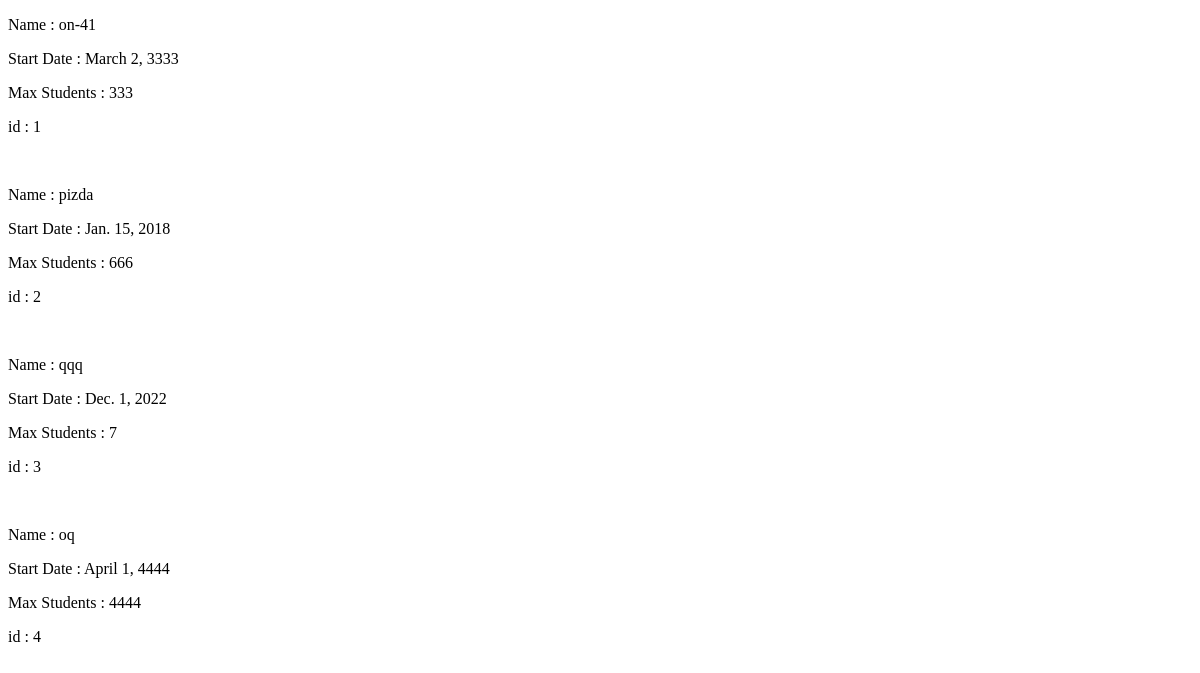
The page /groups/all on the database as committed earlier.
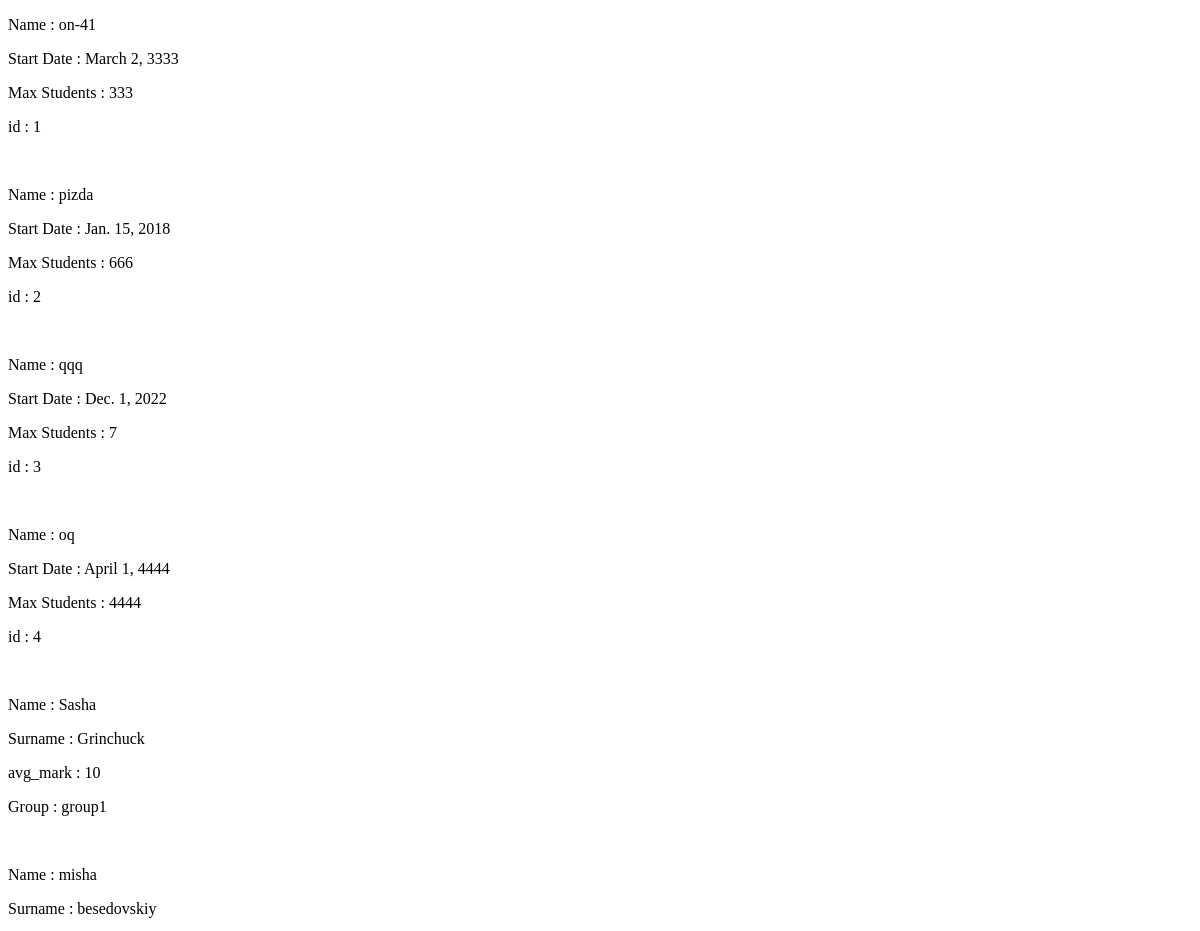
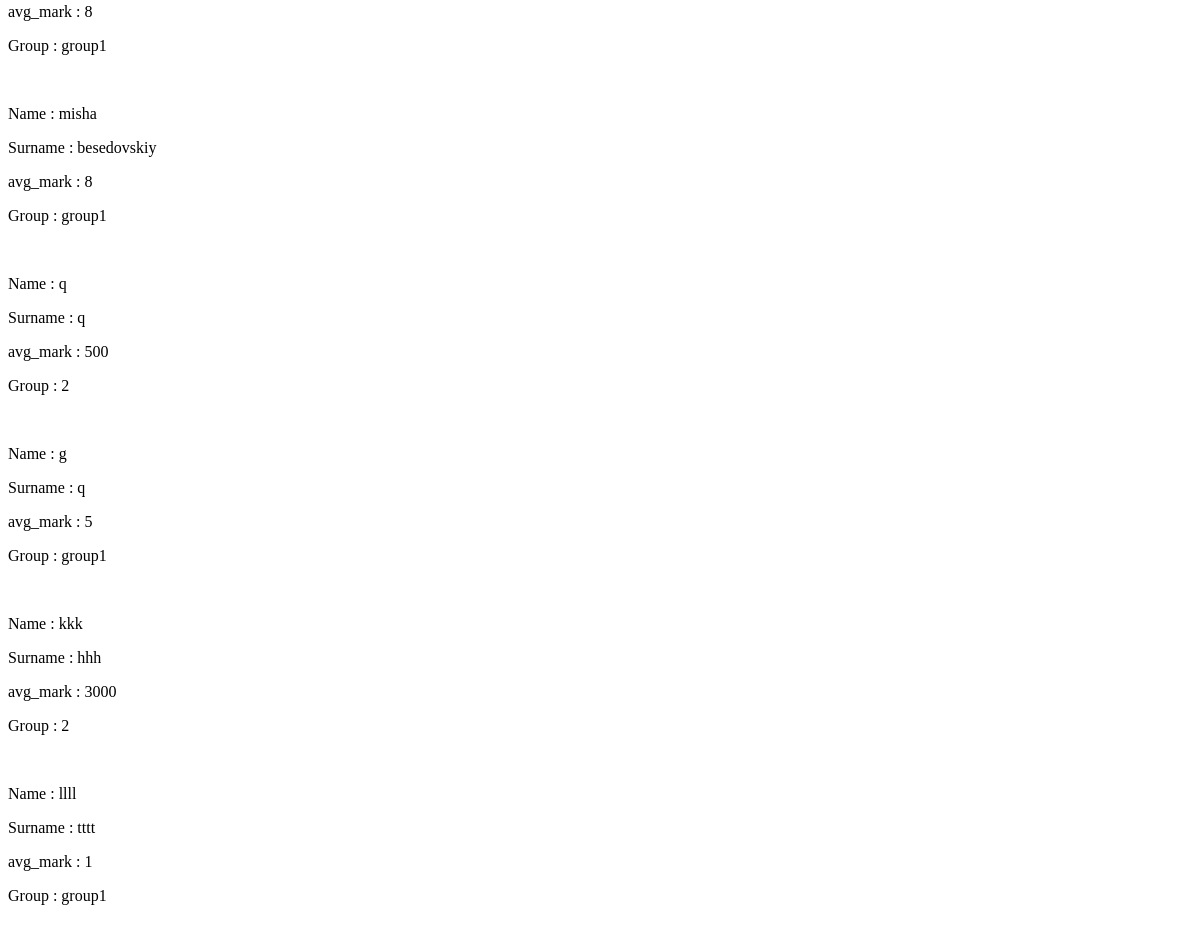
The same page on the database as committed later (2 pictures, top to bottom).
### groups/models.py (models this page shows)
class Group(models.Model):
    name = models.CharField(max_length=255)
    start_date = models.DateField()
    max_students = models.IntegerField()

### students/models.py (models this page shows)
class Student(models.Model):
    name = models.CharField(max_length=255, null=False, blank=False)
    surname = models.CharField(max_length=255, null=False, blank=False)
    avg_mark = models.IntegerField()
    group = models.ForeignKey(Group, on_delete=models.CASCADE, null=False)

### groups/views.py (the view)
# urls.py: path('all', showGroups),
def showGroups(request):
    return HttpResponse(render(request, 'all_group.html', {'groups': Group.objects.all(), 'students': Student.objects.all()}))

### templates/all_group.html (shortened to what this page needs)
<!DOCTYPE html>
<html lang="en">
<head>
</head>
<body>
{% for group in groups %}
    <p> Name : {{ group.name }}</p>
    <p> Start Date : {{ group.start_date }}</p>
    <p> Max Students : {{ group.max_students }}</p>
    <p>id : {{ group.id }}</p>
    <br/>
{% endfor %}
{% for student in students %}
    <p> Name : {{ student.name }}</p>
    <p> Surname : {{ student.surname }}</p>
    <p> avg_mark : {{ student.avg_mark }}</p>
    {% if student.group_id == 1 %}
        <p> Group : group1</p>
    {% else %}
        <p>Group : {{ student.group_id }}</p>
    {% endif %}
    <br/>
{% endfor %}
</body>
</html>

Rows that differ between the two databases and show on the page:
added Student: name "Sasha", surname "Grinchuck", avg_mark "10", shows "Group : group1"
added Student: name "misha", surname "besedovskiy", avg_mark "8", shows "Group : group1"
added Student: name "misha", surname "besedovskiy", avg_mark "8", shows "Group : group1"
added Student: name "q", surname "q", avg_mark "500", group_id "2"
added Student: name "g", surname "q", avg_mark "5", shows "Group : group1"
added Student: name "kkk", surname "hhh", avg_mark "3000", group_id "2"
added Student: name "llll", surname "tttt", avg_mark "1", shows "Group : group1"
